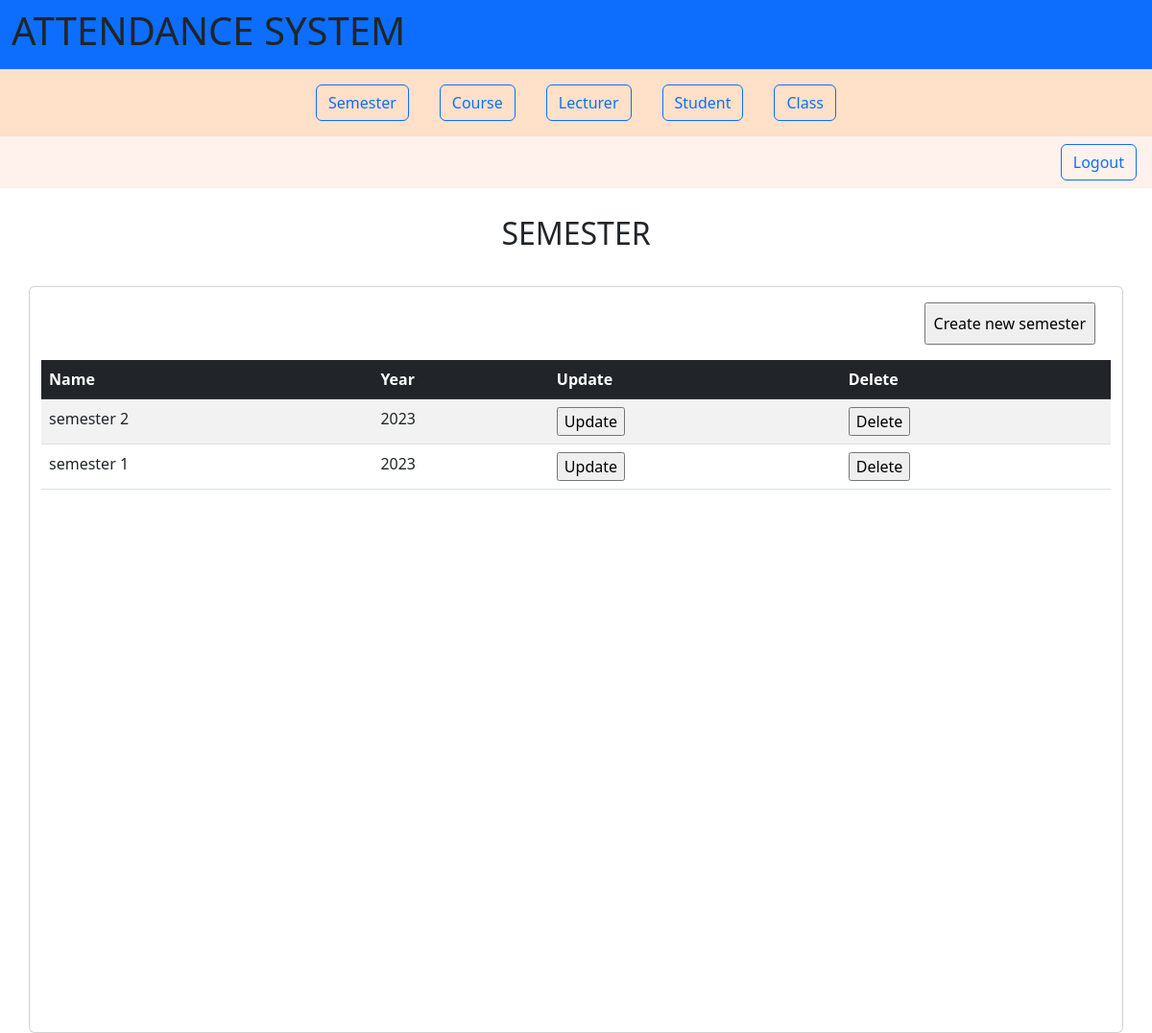
Page /semesters/ (signed in) on the committed database.
### attendance/models.py (models this page shows, shortened)
class Semester(models.Model):
    year = models.IntegerField(blank=False)
    semester = models.CharField(max_length=50)

### attendance/views.py (the view)
# urls.py: path('semesters/', semestersList.as_view(), name='semesters_list'),
class semestersList(ListView):
    model = Semester
    template_name = 'semesters_list.html'
    ordering = ['-id']

### attendance/templates/semesters_list.html (shortened to what this page needs)
{% extends "base.html" %}
{% block content %}
    {% if user.is_superuser %}
    <section class="mt-2 p-3 d-flex justify-content-center pb-4">
        <div class="col-0  m-1">
            <h2>SEMESTER</h2>
        </div>
    </section>
    <div class="card container">
        <div class="col-0 align-self-end m-3">
            <form action="{% url 'semester_create' %}">
                <input type="submit" value="Create new semester" class="p-2">
            </form>
        </div>
            <div class="table-responsive table-scroll" data-mdb-perfect-scrollbar="true" style="position: relative; height: 700px">
                <table class="table table-striped mb-0 card-body p-0">
                    <thead class="table-dark  ">
                        <tr>
                            <th scope="col">Name</th>
                            <th scope="col">Year</th>
                            <th scope="col">Update</th>
                            <th scope="col">Delete</th>
                        </tr>
                    </thead>
                    <tbody>
                        {% for semester in object_list %}
                        <tr>
                            <td>{{ semester.semester }}</td>
                            <td>{{ semester.year }}</td>
                            <td>
                                <form action="{% url 'semester_update' semester.id %}">
                                    <input type="submit" value="Update">
                                </form>
                            </td>
                            <td>
                                <form action="{% url 'semester_delete' semester.id %}">
                                    <input type="submit" value="Delete">
                                </form>
                            </td>
                        </tr>
                        {% endfor %}
                     </tbody>
                </table>
            </div>
        </div>
    {% else %}
        <h1>You does not have authentication</h1>
    {% endif %}
{% endblock %}

### rows in the picture
Semester: semester "semester 2", year "2023"
Semester: semester "semester 1", year "2023"
